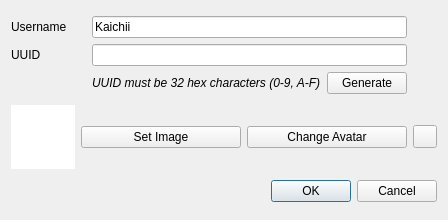
<?xml version="1.0" encoding="UTF-8"?>
<ui version="4.0">
 <class>NewUserDialog</class>
 <widget class="QDialog" name="NewUserDialog">
  <property name="geometry">
   <rect>
    <x>0</x>
    <y>0</y>
    <width>448</width>
    <height>220</height>
   </rect>
  </property>
  <property name="windowTitle">
   <string>New User</string>
  </property>
  <layout class="QGridLayout" name="gridLayout_2">
   <item row="2" column="1" colspan="3">
    <widget class="QDialogButtonBox" name="buttonBox">
     <property name="orientation">
      <enum>Qt::Orientation::Horizontal</enum>
     </property>
     <property name="standardButtons">
      <set>QDialogButtonBox::StandardButton::Cancel|QDialogButtonBox::StandardButton::Ok</set>
     </property>
    </widget>
   </item>
   <item row="1" column="2">
    <widget class="QPushButton" name="setAvatar">
     <property name="text">
      <string>Change Avatar</string>
     </property>
    </widget>
   </item>
   <item row="1" column="1">
    <widget class="QPushButton" name="selectImage">
     <property name="text">
      <string>Set Image</string>
     </property>
    </widget>
   </item>
   <item row="1" column="3">
    <widget class="QToolButton" name="revert">
     <property name="text">
      <string/>
     </property>
    </widget>
   </item>
   <item row="0" column="0" colspan="4">
    <layout class="QGridLayout" name="gridLayout">
     <item row="1" column="0">
      <widget class="QLabel" name="label">
       <property name="text">
        <string>UUID</string>
       </property>
      </widget>
     </item>
     <item row="0" column="1" colspan="2">
      <widget class="QLineEdit" name="username">
       <property name="text">
        <string>Kaichii</string>
       </property>
      </widget>
     </item>
     <item row="1" column="1" colspan="2">
      <widget class="QLineEdit" name="uuid"/>
     </item>
     <item row="0" column="0">
      <widget class="QLabel" name="label_2">
       <property name="text">
        <string>Username</string>
       </property>
      </widget>
     </item>
     <item row="2" column="1">
      <widget class="QLabel" name="label_3">
       <property name="font">
        <font>
         <italic>true</italic>
        </font>
       </property>
       <property name="text">
        <string>UUID must be 32 hex characters (0-9, A-F)</string>
       </property>
      </widget>
     </item>
     <item row="2" column="2">
      <widget class="QPushButton" name="generate">
       <property name="text">
        <string>Generate</string>
       </property>
      </widget>
     </item>
     <item row="1" column="3">
      <widget class="QLabel" name="uuidVerified">
       <property name="sizePolicy">
        <sizepolicy hsizetype="Fixed" vsizetype="Preferred">
         <horstretch>0</horstretch>
         <verstretch>0</verstretch>
        </sizepolicy>
       </property>
       <property name="minimumSize">
        <size>
         <width>24</width>
         <height>0</height>
        </size>
       </property>
      </widget>
     </item>
     <item row="0" column="3">
      <widget class="QLabel" name="usernameVerified">
       <property name="text">
        <string/>
       </property>
      </widget>
     </item>
    </layout>
   </item>
   <item row="1" column="0">
    <widget class="QGraphicsView" name="image">
     <property name="sizePolicy">
      <sizepolicy hsizetype="Expanding" vsizetype="Expanding">
       <horstretch>0</horstretch>
       <verstretch>0</verstretch>
      </sizepolicy>
     </property>
     <property name="minimumSize">
      <size>
       <width>64</width>
       <height>64</height>
      </size>
     </property>
     <property name="maximumSize">
      <size>
       <width>64</width>
       <height>64</height>
      </size>
     </property>
     <property name="frameShape">
      <enum>QFrame::Shape::NoFrame</enum>
     </property>
     <property name="frameShadow">
      <enum>QFrame::Shadow::Plain</enum>
     </property>
     <property name="verticalScrollBarPolicy">
      <enum>Qt::ScrollBarPolicy::ScrollBarAlwaysOff</enum>
     </property>
     <property name="horizontalScrollBarPolicy">
      <enum>Qt::ScrollBarPolicy::ScrollBarAlwaysOff</enum>
     </property>
     <property name="interactive">
      <bool>false</bool>
     </property>
    </widget>
   </item>
  </layout>
 </widget>
 <resources/>
 <connections>
  <connection>
   <sender>buttonBox</sender>
   <signal>accepted()</signal>
   <receiver>NewUserDialog</receiver>
   <slot>accept()</slot>
   <hints>
    <hint type="sourcelabel">
     <x>248</x>
     <y>254</y>
    </hint>
    <hint type="destinationlabel">
     <x>157</x>
     <y>274</y>
    </hint>
   </hints>
  </connection>
  <connection>
   <sender>buttonBox</sender>
   <signal>rejected()</signal>
   <receiver>NewUserDialog</receiver>
   <slot>reject()</slot>
   <hints>
    <hint type="sourcelabel">
     <x>316</x>
     <y>260</y>
    </hint>
    <hint type="destinationlabel">
     <x>286</x>
     <y>274</y>
    </hint>
   </hints>
  </connection>
 </connections>
</ui>
